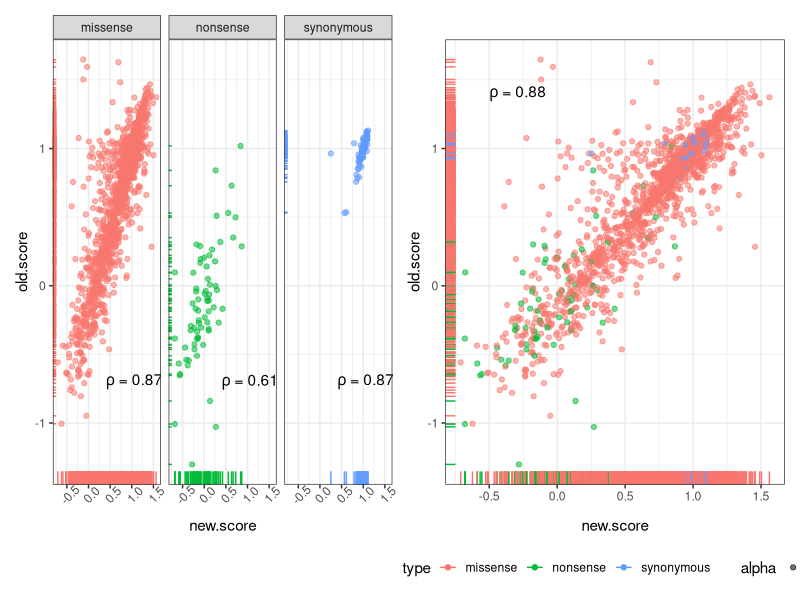

R code for this plot:
## ---- chunk 1
library(ggplot2)
library(dplyr)
library(stringr)
library(ggpubr)
library(tidyr)
library(patchwork)
## ---- chunk 2
new_score <- read.csv("../data/select_t1_simple_aa.csv", skip = 16) %>% 
  select(hgvs_pro, score, se) %>% 
  mutate(mut=substr(hgvs_pro, nchar(hgvs_pro)-2, nchar(hgvs_pro))) %>%
  mutate(wt=substr(hgvs_pro, 3, 5)) %>% 
  mutate(type= ifelse(grepl("=", mut), "synonymous", ifelse(grepl("Ter$", mut), 
                                                            "nonsense", "missense")))
## ---- chunk 3
old_score <- read.csv("../data/urn_mavedb_00000001-c-1_scores.csv") %>% 
  select(hgvs_pro, score, se) %>% 
  distinct() %>% 
  mutate(mut=substr(hgvs_pro, nchar(hgvs_pro)-2, nchar(hgvs_pro))) %>%
  mutate(wt=substr(hgvs_pro, 3, 5)) %>% 
  mutate(type= ifelse(grepl("=", mut), "synonymous", ifelse(grepl("Ter$", mut), 
                                                            "nonsense", "missense")))

## ---- chunk 4
match_df <- merge(new_score, old_score, by = "hgvs_pro") %>% 
  rename(new.score = score.x, new.se = se.x, old.score = score.y, old.se = se.y, 
         mut = mut.x, wt = wt.x, type = type.x) %>% 
  select(new.score, old.score, new.se, old.se, wt, mut, type)
## ---- chunk 5
new_old_combined <- ggplot(match_df, aes(x = new.score, y = old.score)) + 
  geom_point(aes(color=type, alpha=0.9)) +
  # geom_smooth(method = "lm") +
  stat_cor(method= "spearman", label.x = -0.5, label.y = 1.4, cor.coef.name = "rho",aes(label = ..r.label..)) +
  geom_rug(aes(color=type))+
  theme_bw()+
  theme(legend.position = "bottom") +
  theme(legend.key.size = unit(0.5, "cm")) 


new_old_facet <- ggplot(match_df, aes(x = new.score, y = old.score)) + 
  geom_point(aes(color=type, alpha = 0.9)) +
  facet_wrap(~type, scales = "fixed") +
  # geom_smooth(method = "lm", aes(color=wildtype))+
  stat_cor(method= "spearman", label.x = 0.4, label.y = -0.7, cor.coef.name = "rho", aes(label = ..r.label..)) +
  geom_rug(aes(color=type))+
  theme_bw() +
  theme(axis.text.x = element_text(angle = 45), legend.position = "none")

new_old_facet + new_old_combined

# ggsave(filename = "../output/CALM1_compare_mut.jpg", dpi = 600, width = 13, height = 6)
